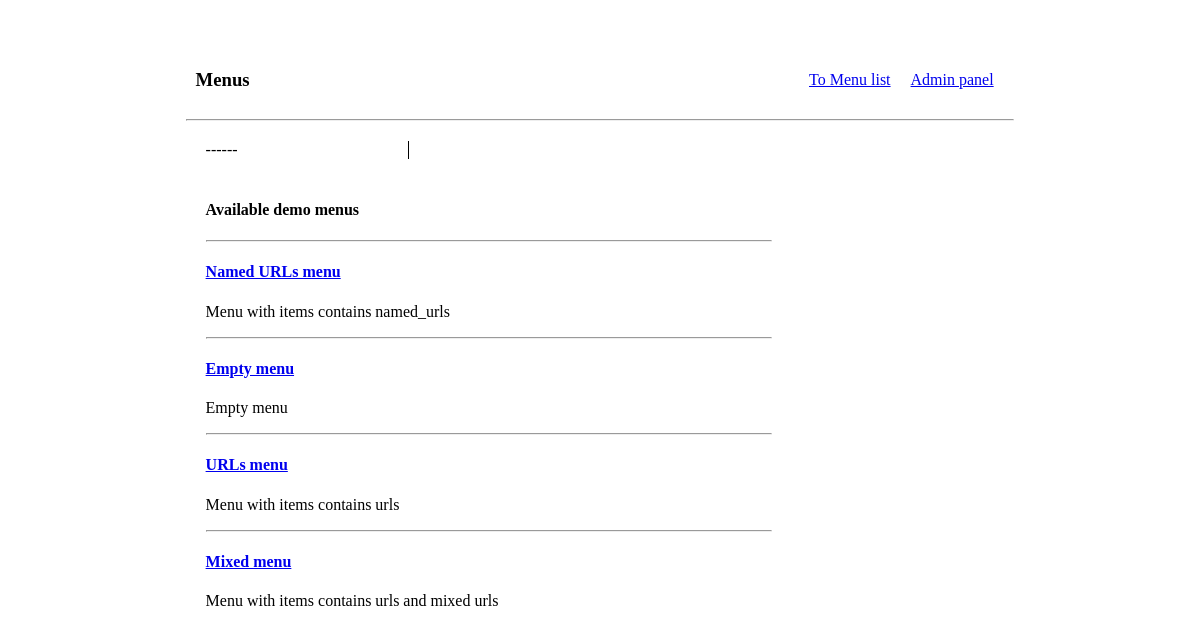
Page /menus on the committed database.
### tree_menu/models.py (models this page shows, shortened)
class Menu(models.Model):
    title = models.CharField(max_length=100, verbose_name='Menu title')
    slug = models.CharField(max_length=100, verbose_name='Menu slug')
    description = models.CharField(max_length=256, verbose_name='Menu description')

### tree_menu/views.py (the view)
# urls.py: path('menus', MenuListView.as_view(), name='menus'),
class MenuListView(ListView):
    model = Menu
    context_object_name = 'menus'

### tree_menu/templates/tree_menu/menu_list.html (shortened to what this page needs)
{% extends 'tree_menu/tree_menu_base.html' %}
{% load static %}
{% block header %}
    <div>
        <h3>Menus</h3>
    </div>
{% endblock header %}
{% block left_bar %}
    ------
{% endblock left_bar %}
{% block content %}
    <h4>Available demo menus</h4>
    {% if menus %}
        {% for menu in menus %}
            <hr>
            <h4><a href="{% url 'tree_menu:menu' menu.id %}">{{ menu.title }}</a></h4>
            <p>{{ menu.description }}</p>
        {% endfor %}
    {% else %}
        <hr>
        <p>There is no menu available!</p>
    {% endif %}
{% endblock content %}

### rows in the picture
Menu: title "Named URLs menu", description "Menu with items contains named_urls"
Menu: title "Empty menu", description "Empty menu"
Menu: title "URLs menu", description "Menu with items contains urls"
Menu: title "Mixed menu", description "Menu with items contains urls and mixed urls"
